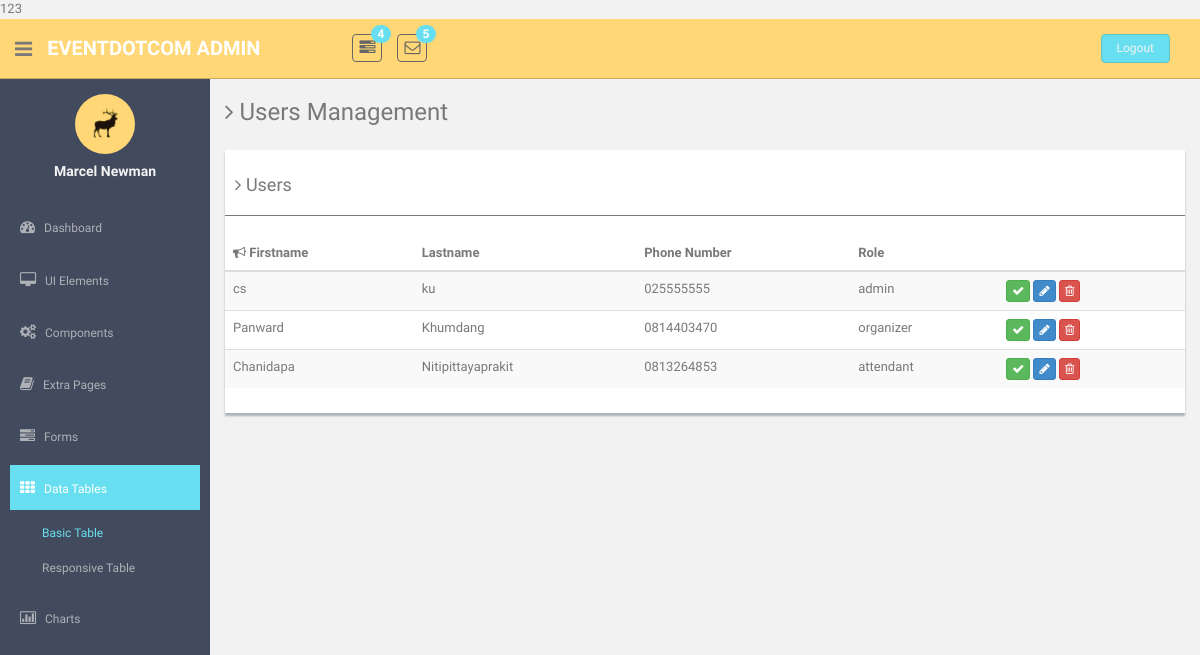
The app's page /admin/UserManage.php, older data.
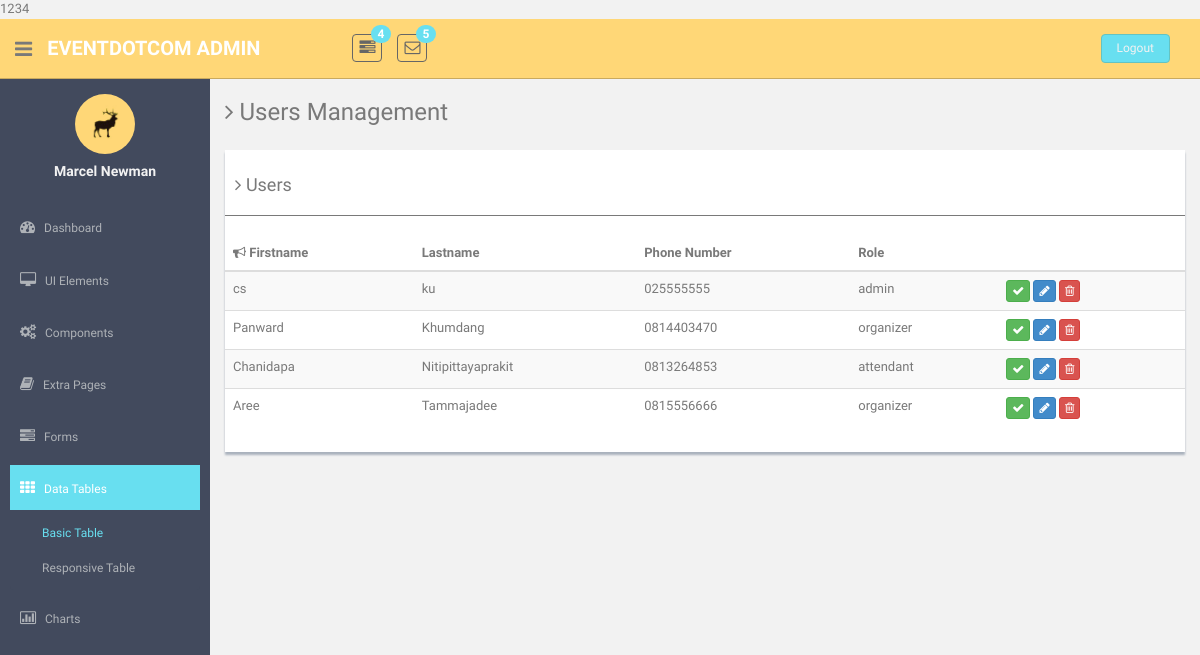
The same page, newer data.
### tables this page shows
CREATE TABLE `users` (
  `userid` int(11) NOT NULL,
  `type` varchar(10) DEFAULT NULL,
  `fname` varchar(50) DEFAULT NULL,
  `lname` varchar(50) DEFAULT NULL,
  `address` varchar(200) DEFAULT NULL,
  `phoneno` varchar(15) DEFAULT NULL,
  `email` varchar(50) DEFAULT NULL,
  `pwd` varchar(1000) DEFAULT NULL,
  `uname` varchar(20) DEFAULT NULL,
  `ustatus` tinyint(1) DEFAULT NULL,
  `confirmcode` int(11) DEFAULT NULL,
  `gender` varchar(6) DEFAULT NULL,
  `birthday` date DEFAULT NULL
);

### admin/UserManage.php (the view, shortened to what the changed rows need)
<!DOCTYPE html>
<html lang="en">
  <head>
    <link href="assets/css/bootstrap.css" rel="stylesheet">
    <link href="assets/font-awesome/css/font-awesome.css" rel="stylesheet" />
    <link href="assets/css/style.css" rel="stylesheet">
    <link href="assets/css/style-responsive.css" rel="stylesheet">
    <?php
     require 'assets/php/dbms.php';
    $db = new DBMS();
    $result = $db->getAllUser();
    ?>
  </head>
  <body>
  <section id="container" >
      <header class="header black-bg">
        </header>
      <aside>
      </aside>
      <section id="main-content">
          <section class="wrapper">
              <div class="row mt">
                  <div class="col-md-12">
                      <div class="content-panel">
                          <table class="table table-striped table-advance table-hover">
                              <thead>
                              <tr>
                                  <th><i class="fa fa-bullhorn"></i> Firstname</th>
                                  <th class="hidden-phone"></i> Lastname</th>
                                  <th> Phone Number</th>
                                  <th><i ></i> Role</th>
                                  <th></th>
                              </tr>
                              </thead>
                              <tbody>
                                <?php
                                  foreach ($result as $row) {
                                    echo"<tr>
                                        <td>" .$row['fname']."</td><td>".$row['lname']."</td><td>".$row['phoneno']."</td><td>".$row['type']."</td>".
                                          '<td>
                                      <button class="btn btn-success btn-xs"><i class="fa fa-check"></i></button>
                                      <button class="btn btn-primary btn-xs"><i class="fa fa-pencil"></i></button>
                                      <button class="btn btn-danger btn-xs"><i class="fa fa-trash-o "></i></button>
                                  </td></tr>';
                                  }
                                ?>
                              </tbody>
                          </table>
                      </div>
                  </div>
              </div>
		</section><! --/wrapper -->
      </section>
  </section>
  </body>
</html>

### admin/assets/php/dbms.php (shortened to what the changed rows need)
<?php
class DBMS{
	private $servername = "localhost";
  	private $usernamedb = "root";
  	private $passworddb = "";
  	private $dbname = "eventdotcom";
  	private $conn = null;
  	function __construct(){
    	try {
      	$this->conn = new PDO("mysql:host=$this->servername;dbname=$this->dbname", $this->usernamedb, $this->passworddb);
      	$this->conn->setAttribute(PDO::ATTR_ERRMODE, PDO::ERRMODE_EXCEPTION);
    	}
    	catch(PDOException $e) {
        	echo "Error: " . $e->getMessage();
    	}
  	}
  	function getAllUser(){
  		try{
  			$stmt = $this->conn->prepare("SELECT *  FROM users");
  			$stmt->execute();
  			$result = $stmt->fetchAll();
  			foreach ($result as $row) {
  				echo $row['userid'];
  			}
      		return $result;
  		}catch (Exception $e) {
  			echo "<br>" . $e->getMessage();
  		}
  	}
}
?>

Row changes from the older to the newer data that the page shows:
added users: userid "4", fname "Aree", lname "Tammajadee", phoneno "0815556666", type "organizer"
